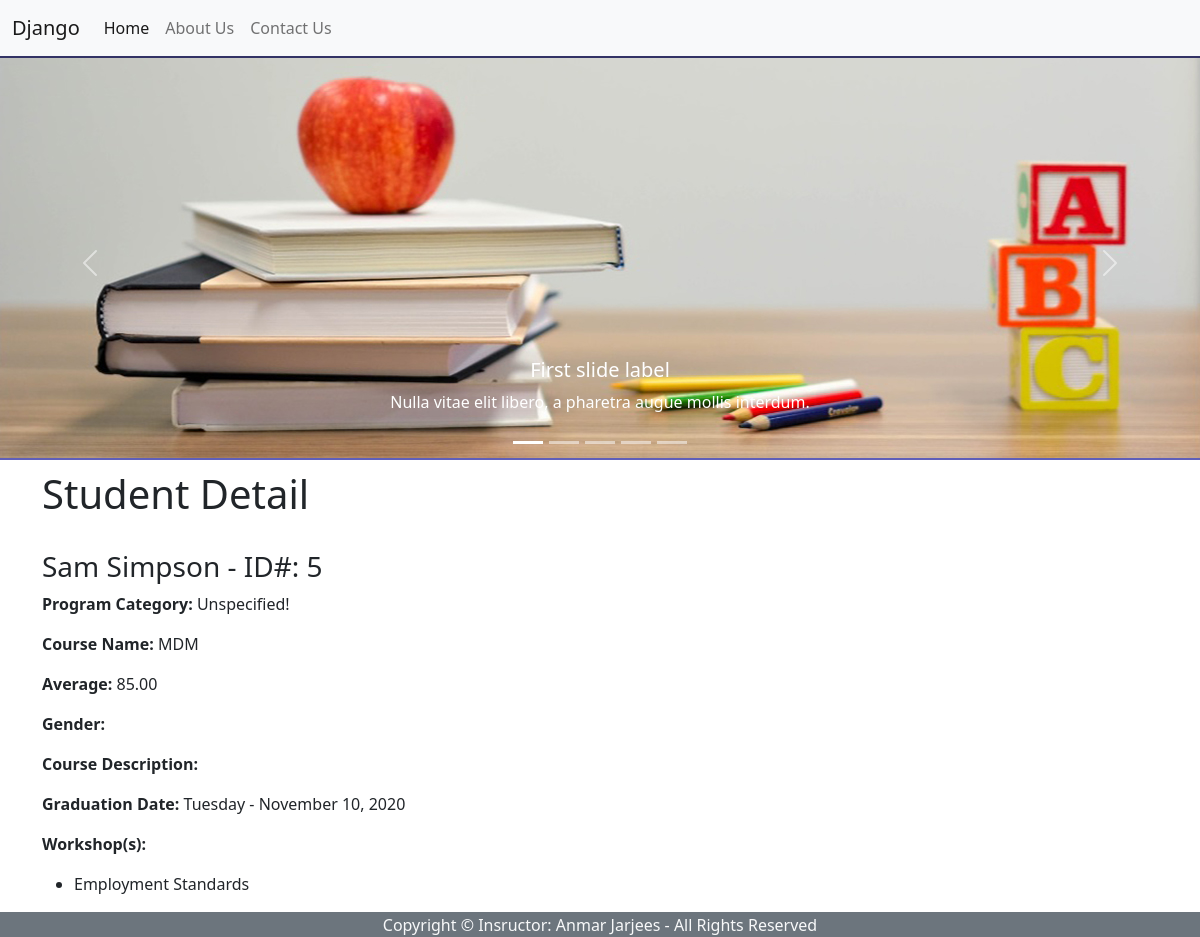
/registration/5/, run on the app's committed database.
### registration/models.py (models this page shows, shortened)
class Student(models.Model):
    first = models.CharField(max_length=40)
    last = models.CharField(max_length=40)
    program_category = models.CharField(max_length=35, blank=True) # Optional Field (could be empty)
    course = models.CharField(max_length=40)
    course_description = models.TextField(blank=True)
    GENDER_CHOICES = [
    ('M', 'Male'),
    ('F', 'Female'),
    ]
    gender = models.CharField(max_length=1,choices=GENDER_CHOICES, blank=True) # New concept!
    graduation_date = models.DateField()
    last_modified_date = models.DateField(auto_now=True)
    average=models.DecimalField(max_digits=4, decimal_places=2, null=True)
    workshops = models.ManyToManyField('Workshop', blank=True)

class Workshop(models.Model):
    workshop_name = models.CharField(max_length=40, default="")
    def __str__(self):
        return self.workshop_name # telling Python to return the name field of the workshop

### registration/views.py (the view)
# urls.py: path('registration/<int:student_id>/', views.student_detail, name='student_detail'),
def student_detail(request, student_id):
    student = Student.objects.get(id=student_id)
    return render(request,'student_detail.html',{'student': student})

### registration/templates/student_detail.html (shortened to what this page needs)
{% extends 'base.html' %}
{% block content %}
<h1>Student Detail</h1>
<br>
<h3>{{ student.first|lower |capfirst }} {{ student.last|lower |capfirst }} - ID#: {{ student.id }}</h3>
<p><b>Program Category:</b>
    {% if student.program_category %}
    {{ student.program_category }}
    {% else %}
    Unspecified!
    {% endif %}
</p>
<p><b>Course Name:</b> {{ student.course }}</p>
<p><b>Average:</b> {{student.average}}</p>
<p><b>Gender:</b> {{student.gender}}</p>
<p><b>Course Description:</b><br> {{ student.course_description }}</p>
<p><b>Graduation Date:</b> {{student.graduation_date|date:"l - F d, Y"}}</p>
 {% if student.workshops.all %}
<p><b>Workshop(s):</b>
    <ul>
        {% for one_ws in student.workshops.all %}
        <li>{{one_ws }}</li>
        {% endfor %}
    </ul>
</p>
{% endif %}
{% endblock %}

### data on the page
Student: first "Sam", last "Simpson", id "5", course "MDM", average "85.00", graduation_date "Tuesday - November 10, 2020"
Workshop: workshop_name "Employment Standards"
